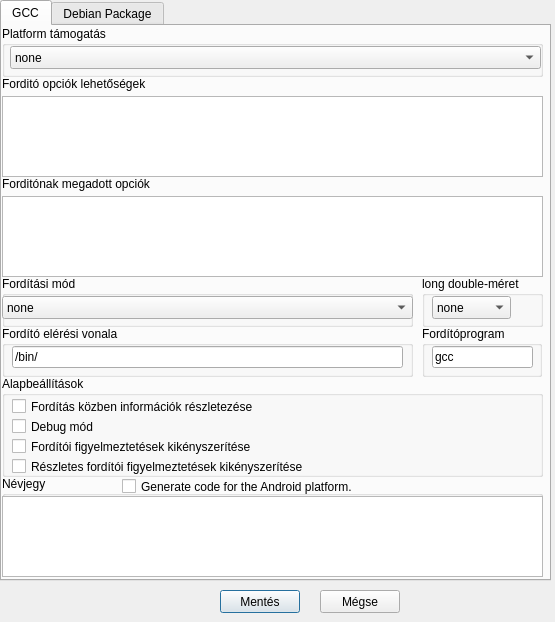
<?xml version="1.0" encoding="UTF-8"?>
<ui version="4.0">
 <class>Compiler</class>
 <widget class="QDialog" name="Compiler">
  <property name="geometry">
   <rect>
    <x>0</x>
    <y>0</y>
    <width>555</width>
    <height>622</height>
   </rect>
  </property>
  <property name="windowTitle">
   <string>Dialog</string>
  </property>
  <widget class="QPushButton" name="on_save_compiler_button">
   <property name="geometry">
    <rect>
     <x>220</x>
     <y>590</y>
     <width>80</width>
     <height>23</height>
    </rect>
   </property>
   <property name="text">
    <string>Mentés</string>
   </property>
  </widget>
  <widget class="QPushButton" name="cancelButton">
   <property name="geometry">
    <rect>
     <x>320</x>
     <y>590</y>
     <width>80</width>
     <height>23</height>
    </rect>
   </property>
   <property name="text">
    <string>Mégse</string>
   </property>
  </widget>
  <widget class="QTabWidget" name="tabWidget">
   <property name="geometry">
    <rect>
     <x>0</x>
     <y>0</y>
     <width>551</width>
     <height>581</height>
    </rect>
   </property>
   <property name="currentIndex">
    <number>0</number>
   </property>
   <widget class="QWidget" name="tab">
    <attribute name="title">
     <string>GCC</string>
    </attribute>
    <widget class="QLabel" name="label_2">
     <property name="geometry">
      <rect>
       <x>0</x>
       <y>50</y>
       <width>171</width>
       <height>16</height>
      </rect>
     </property>
     <property name="text">
      <string>Forditó opciók lehetőségek</string>
     </property>
    </widget>
    <widget class="QLabel" name="label_3">
     <property name="geometry">
      <rect>
       <x>0</x>
       <y>150</y>
       <width>171</width>
       <height>16</height>
      </rect>
     </property>
     <property name="text">
      <string>Forditónak megadott opciók</string>
     </property>
    </widget>
    <widget class="QListWidget" name="warnings_select">
     <property name="geometry">
      <rect>
       <x>0</x>
       <y>70</y>
       <width>541</width>
       <height>81</height>
      </rect>
     </property>
    </widget>
    <widget class="QListWidget" name="warnings_selected">
     <property name="geometry">
      <rect>
       <x>0</x>
       <y>170</y>
       <width>541</width>
       <height>81</height>
      </rect>
     </property>
    </widget>
    <widget class="QGroupBox" name="groupBox">
     <property name="geometry">
      <rect>
       <x>0</x>
       <y>300</y>
       <width>411</width>
       <height>51</height>
      </rect>
     </property>
     <property name="title">
      <string>Fordító elérési vonala</string>
     </property>
     <widget class="QLineEdit" name="compiler_path">
      <property name="geometry">
       <rect>
        <x>10</x>
        <y>20</y>
        <width>391</width>
        <height>22</height>
       </rect>
      </property>
      <property name="text">
       <string>/bin/</string>
      </property>
     </widget>
    </widget>
    <widget class="QGroupBox" name="groupBox_2">
     <property name="geometry">
      <rect>
       <x>420</x>
       <y>300</y>
       <width>120</width>
       <height>51</height>
      </rect>
     </property>
     <property name="title">
      <string>Fordítóprogram</string>
     </property>
     <widget class="QLineEdit" name="compiler_program">
      <property name="geometry">
       <rect>
        <x>10</x>
        <y>20</y>
        <width>101</width>
        <height>22</height>
       </rect>
      </property>
      <property name="text">
       <string>gcc</string>
      </property>
     </widget>
    </widget>
    <widget class="QGroupBox" name="groupBox_6">
     <property name="geometry">
      <rect>
       <x>0</x>
       <y>350</y>
       <width>541</width>
       <height>101</height>
      </rect>
     </property>
     <property name="title">
      <string>Alapbeállítások</string>
     </property>
     <widget class="QCheckBox" name="gcc_verbose_enable">
      <property name="geometry">
       <rect>
        <x>10</x>
        <y>20</y>
        <width>271</width>
        <height>21</height>
       </rect>
      </property>
      <property name="text">
       <string>Fordítás közben információk részletezése</string>
      </property>
     </widget>
     <widget class="QCheckBox" name="gcc_debug_enable">
      <property name="geometry">
       <rect>
        <x>10</x>
        <y>40</y>
        <width>131</width>
        <height>21</height>
       </rect>
      </property>
      <property name="text">
       <string>Debug mód</string>
      </property>
     </widget>
     <widget class="QCheckBox" name="gcc_all_warnings_enable">
      <property name="geometry">
       <rect>
        <x>10</x>
        <y>60</y>
        <width>271</width>
        <height>21</height>
       </rect>
      </property>
      <property name="text">
       <string>Fordítói figyelmeztetések kikényszerítése</string>
      </property>
     </widget>
     <widget class="QCheckBox" name="gcc_extra_warnings_enable">
      <property name="geometry">
       <rect>
        <x>10</x>
        <y>80</y>
        <width>331</width>
        <height>21</height>
       </rect>
      </property>
      <property name="text">
       <string>Részletes fordítói figyelmeztetések kikényszerítése</string>
      </property>
     </widget>
    </widget>
    <widget class="QGroupBox" name="groupBox_7">
     <property name="geometry">
      <rect>
       <x>0</x>
       <y>450</y>
       <width>541</width>
       <height>101</height>
      </rect>
     </property>
     <property name="title">
      <string>Névjegy</string>
     </property>
     <widget class="QTextEdit" name="gcc_about_data">
      <property name="geometry">
       <rect>
        <x>0</x>
        <y>20</y>
        <width>541</width>
        <height>81</height>
       </rect>
      </property>
     </widget>
     <widget class="QCheckBox" name="checkBox">
      <property name="geometry">
       <rect>
        <x>120</x>
        <y>0</y>
        <width>261</width>
        <height>21</height>
       </rect>
      </property>
      <property name="text">
       <string>Generate code for the Android platform.</string>
      </property>
     </widget>
    </widget>
    <widget class="QGroupBox" name="groupBox_3">
     <property name="geometry">
      <rect>
       <x>0</x>
       <y>0</y>
       <width>541</width>
       <height>51</height>
      </rect>
     </property>
     <property name="title">
      <string>Platform támogatás</string>
     </property>
     <widget class="QComboBox" name="supportlist">
      <property name="geometry">
       <rect>
        <x>8</x>
        <y>20</y>
        <width>531</width>
        <height>23</height>
       </rect>
      </property>
      <item>
       <property name="text">
        <string>none</string>
       </property>
      </item>
     </widget>
    </widget>
    <widget class="QGroupBox" name="groupBox_8">
     <property name="geometry">
      <rect>
       <x>420</x>
       <y>250</y>
       <width>121</width>
       <height>51</height>
      </rect>
     </property>
     <property name="title">
      <string>long double-méret</string>
     </property>
     <widget class="QComboBox" name="double_combo">
      <property name="geometry">
       <rect>
        <x>10</x>
        <y>20</y>
        <width>79</width>
        <height>23</height>
       </rect>
      </property>
      <item>
       <property name="text">
        <string>none</string>
       </property>
      </item>
     </widget>
    </widget>
    <widget class="QGroupBox" name="groupBox_9">
     <property name="geometry">
      <rect>
       <x>0</x>
       <y>250</y>
       <width>411</width>
       <height>51</height>
      </rect>
     </property>
     <property name="title">
      <string>Fordítási mód</string>
     </property>
     <widget class="QComboBox" name="compiler_mode">
      <property name="geometry">
       <rect>
        <x>0</x>
        <y>20</y>
        <width>411</width>
        <height>23</height>
       </rect>
      </property>
      <item>
       <property name="text">
        <string>none</string>
       </property>
      </item>
     </widget>
    </widget>
   </widget>
   <widget class="QWidget" name="tab_2">
    <attribute name="title">
     <string>Debian Package</string>
    </attribute>
    <widget class="QGroupBox" name="groupBox_4">
     <property name="geometry">
      <rect>
       <x>10</x>
       <y>0</y>
       <width>381</width>
       <height>80</height>
      </rect>
     </property>
     <property name="title">
      <string>Debian csomagolás</string>
     </property>
     <widget class="QCheckBox" name="deb_dpkg_debug_enable">
      <property name="geometry">
       <rect>
        <x>150</x>
        <y>20</y>
        <width>231</width>
        <height>21</height>
       </rect>
      </property>
      <property name="text">
       <string>Debug információk megjelenítése</string>
      </property>
     </widget>
     <widget class="QCheckBox" name="deb_dpkg_verbose_enable">
      <property name="geometry">
       <rect>
        <x>150</x>
        <y>40</y>
        <width>231</width>
        <height>21</height>
       </rect>
      </property>
      <property name="text">
       <string>Információk részletezése</string>
      </property>
     </widget>
    </widget>
    <widget class="QGroupBox" name="groupBox_5">
     <property name="geometry">
      <rect>
       <x>10</x>
       <y>90</y>
       <width>381</width>
       <height>221</height>
      </rect>
     </property>
     <property name="title">
      <string>Névjegy</string>
     </property>
     <widget class="QTextEdit" name="debdpkg_about_data">
      <property name="geometry">
       <rect>
        <x>0</x>
        <y>20</y>
        <width>371</width>
        <height>181</height>
       </rect>
      </property>
     </widget>
    </widget>
   </widget>
  </widget>
 </widget>
 <resources/>
 <connections/>
</ui>
